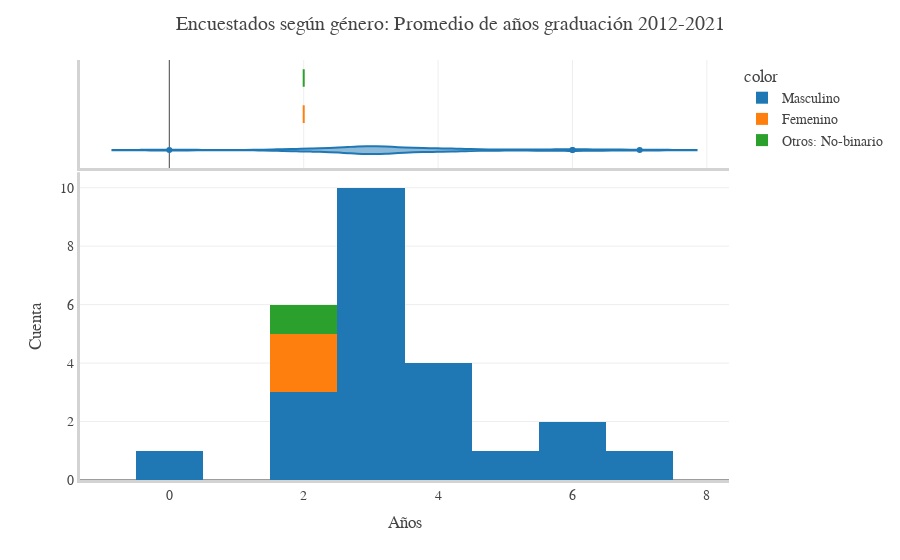

This figure's notebook cell:
### Markdown cell above
## ¿Cuál es el tiempo promedio en graduarse los encuestados?

### Code cell
fig=px.histogram(df_egresados_subset_columns,x=df_egresados_subset_columns.T_Grad, color=df_egresados.Genero, template='presentation', marginal = 'violin')
fig.update_layout(
    title="Encuestados según género: Promedio de años graduación 2012-2021", yaxis_title='Cuenta', font=dict(
        family="Rockwell", size=14),
    xaxis_title="Años")
fig.update_xaxes(showline=True, linewidth=3, linecolor='lightgrey')
fig.update_yaxes(showline=True, linewidth=3, linecolor='lightgrey')
fig.show()

### Figure 1 — Plotly figure (JSON) as saved in the notebook; plotly's stock layout.template omitted (floating-point values rounded to 4 significant figures)
{"data": [{"alignmentgroup": "True", "bingroup": "x", "hovertemplate": "color=Masculino<br>T_Grad=%{x}<br>count=%{y}<extra></extra>", "legendgroup": "Masculino", "marker": {"color": "#1F77B4"}, "name": "Masculino", "offsetgroup": "Masculino", "orientation": "v", "showlegend": true, "type": "histogram", "x": [6, 4, 3, 3, 3, 3, 3, 4, 4, 7, 2, 3, 3, 2, 6, 3, 3, 5, 2, 4, 3, 0], "xaxis": "x", "yaxis": "y"}, {"alignmentgroup": "True", "hovertemplate": "color=Masculino<br>T_Grad=%{x}<extra></extra>", "legendgroup": "Masculino", "marker": {"color": "#1F77B4"}, "name": "Masculino", "offsetgroup": "Masculino", "scalegroup": "x", "showlegend": false, "type": "violin", "x": [6, 4, 3, 3, 3, 3, 3, 4, 4, 7, 2, 3, 3, 2, 6, 3, 3, 5, 2, 4, 3, 0], "xaxis": "x2", "yaxis": "y2"}, {"alignmentgroup": "True", "bingroup": "x", "hovertemplate": "color=Femenino<br>T_Grad=%{x}<br>count=%{y}<extra></extra>", "legendgroup": "Femenino", "marker": {"color": "#FF7F0E"}, "name": "Femenino", "offsetgroup": "Femenino", "orientation": "v", "showlegend": true, "type": "histogram", "x": [2, 2], "xaxis": "x", "yaxis": "y"}, {"alignmentgroup": "True", "hovertemplate": "color=Femenino<br>T_Grad=%{x}<extra></extra>", "legendgroup": "Femenino", "marker": {"color": "#FF7F0E"}, "name": "Femenino", "offsetgroup": "Femenino", "scalegroup": "x", "showlegend": false, "type": "violin", "x": [2, 2], "xaxis": "x2", "yaxis": "y2"}, {"alignmentgroup": "True", "bingroup": "x", "hovertemplate": "color=Otros: No-binario<br>T_Grad=%{x}<br>count=%{y}<extra></extra>", "legendgroup": "Otros: No-binario", "marker": {"color": "#2CA02C"}, "name": "Otros: No-binario", "offsetgroup": "Otros: No-binario", "orientation": "v", "showlegend": true, "type": "histogram", "x": [2], "xaxis": "x", "yaxis": "y"}, {"alignmentgroup": "True", "hovertemplate": "color=Otros: No-binario<br>T_Grad=%{x}<extra></extra>", "legendgroup": "Otros: No-binario", "marker": {"color": "#2CA02C"}, "name": "Otros: No-binario", "offsetgroup": "Otros: No-binario", "scalegroup": "x", "showlegend": false, "type": "violin", "x": [2], "xaxis": "x2", "yaxis": "y2"}], "layout": {"barmode": "relative", "font": {"family": "Rockwell", "size": 14}, "legend": {"title": {"text": "color"}, "tracegroupgap": 0}, "margin": {"t": 60}, "title": {"text": "Encuestados según género: Promedio de años graduación 2012-2021"}, "xaxis": {"anchor": "y", "domain": [0, 1], "linecolor": "lightgrey", "linewidth": 3, "showline": true, "title": {"text": "Años"}}, "xaxis2": {"anchor": "y2", "domain": [0, 1], "linecolor": "lightgrey", "linewidth": 3, "matches": "x", "showgrid": true, "showline": true, "showticklabels": false}, "yaxis": {"anchor": "x", "domain": [0, 0.7326], "linecolor": "lightgrey", "linewidth": 3, "showline": true, "title": {"text": "Cuenta"}}, "yaxis2": {"anchor": "x2", "domain": [0.7426, 1], "linecolor": "lightgrey", "linewidth": 3, "matches": "y2", "showgrid": false, "showline": true, "showticklabels": false, "ticks": ""}}}
